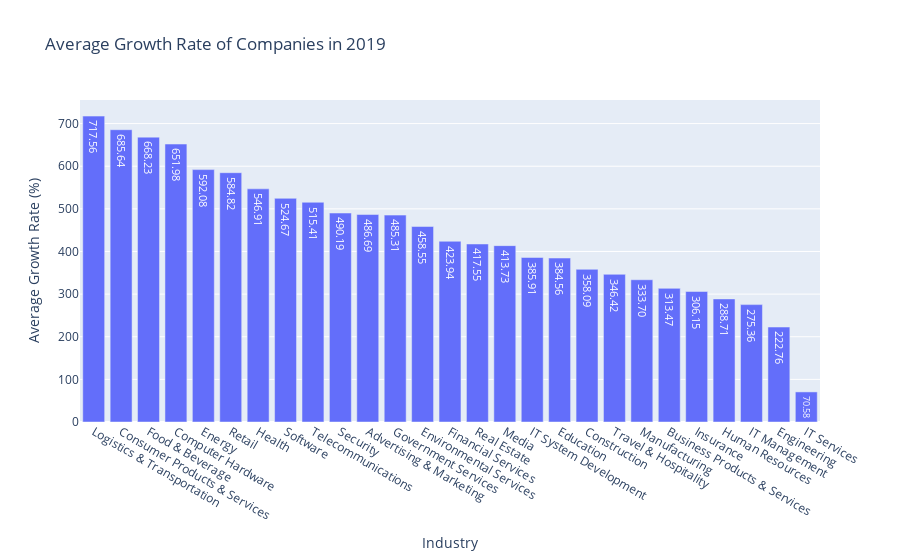

The code cell stored with this chart in its notebook:
### Markdown cell above
***4. Which industries saw the largest average growth rate?***

### Code cell
def industry_average_growth(data, chart_type):
    dff = data.copy();
    dff_agg = dff.groupby("industry").mean("growth_%")["growth_%"];
    data = pd.DataFrame({
        dff_agg.index.name.capitalize():dff_agg.index.values.tolist(),
        "Average Growth Rate (%)":dff_agg.values.tolist()
    });
    data = data.sort_values(by=["Average Growth Rate (%)"], ascending=False);
    if chart_type == "bar":
        fig = px.bar(data, x="Industry", y="Average Growth Rate (%)", title=f"Average Growth Rate of Companies in 2019", text_auto=".2f");
        fig.show();
    else:
        print(data);

industry_average_growth(df, "bar")

### Figure 1 — Plotly figure (JSON) as saved in the notebook; plotly's stock layout.template omitted (floating-point values rounded to 4 significant figures)
{"data": [{"alignmentgroup": "True", "hovertemplate": "Industry=%{x}<br>Average Growth Rate (%)=%{y}<extra></extra>", "legendgroup": "", "marker": {"color": "#636efa", "pattern": {"shape": ""}}, "name": "", "offsetgroup": "", "orientation": "v", "showlegend": false, "textposition": "auto", "texttemplate": "%{y:.2f}", "type": "bar", "x": ["Logistics & Transportation", "Consumer Products & Services", "Food & Beverage", "Computer Hardware", "Energy", "Retail", "Health", "Software", "Telecommunications", "Security", "Advertising & Marketing", "Government Services", "Environmental Services", "Financial Services", "Real Estate", "Media", "IT System Development", "Education", "Construction", "Travel & Hospitality", "Manufacturing", "Business Products & Services", "Insurance", "Human Resources", "IT Management", "Engineering", "IT Services"], "xaxis": "x", "y": [717.6, 685.6, 668.2, 652.0, 592.1, 584.8, 546.9, 524.7, 515.4, 490.2, 486.7, 485.3, 458.6, 423.9, 417.6, 413.7, 385.9, 384.6, 358.1, 346.4, 333.7, 313.5, 306.2, 288.7, 275.4, 222.8, 70.58], "yaxis": "y"}], "layout": {"barmode": "relative", "legend": {"tracegroupgap": 0}, "title": {"text": "Average Growth Rate of Companies in 2019"}, "xaxis": {"anchor": "y", "domain": [0, 1], "title": {"text": "Industry"}}, "yaxis": {"anchor": "x", "domain": [0, 1], "title": {"text": "Average Growth Rate (%)"}}}}
